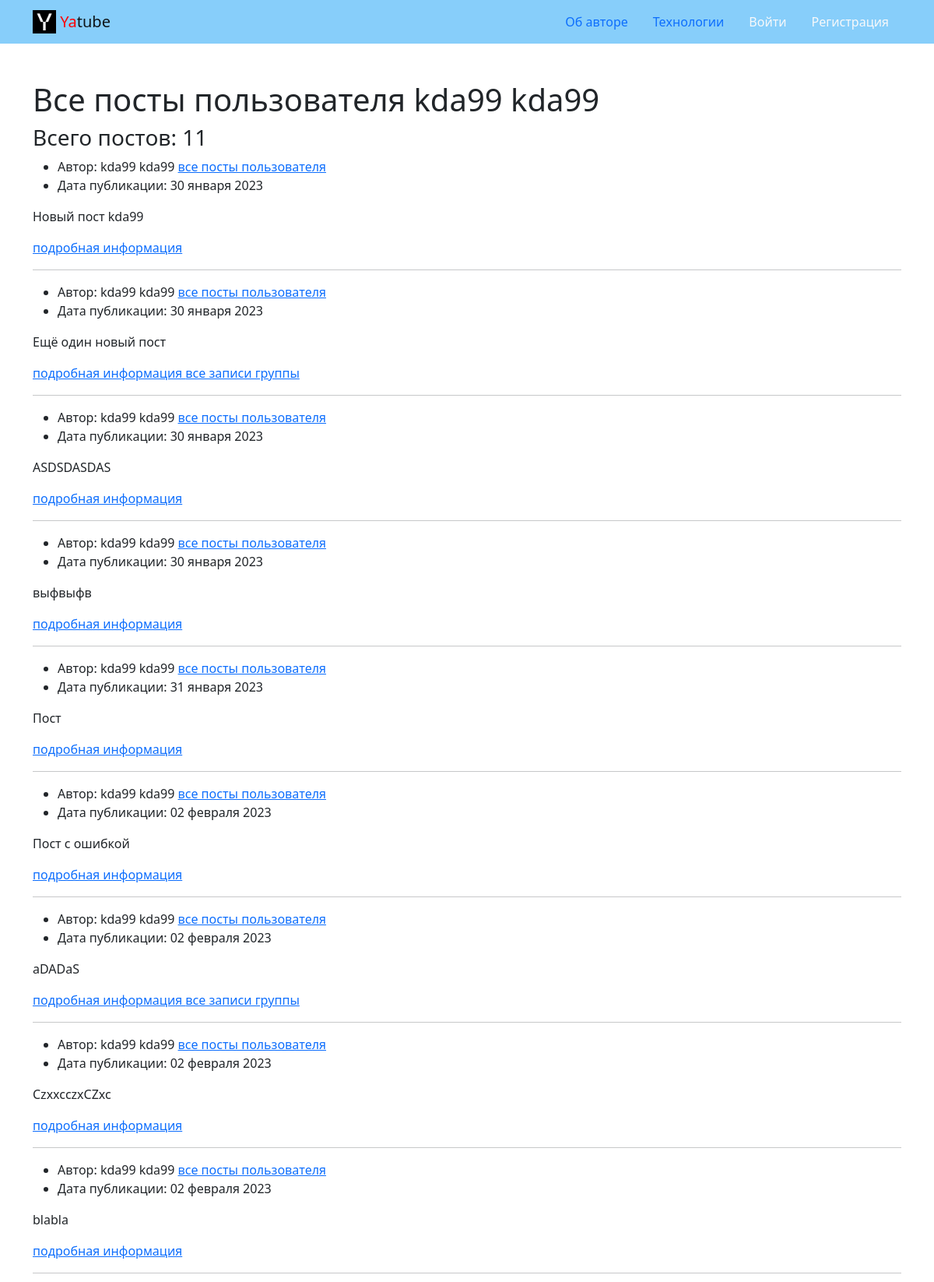
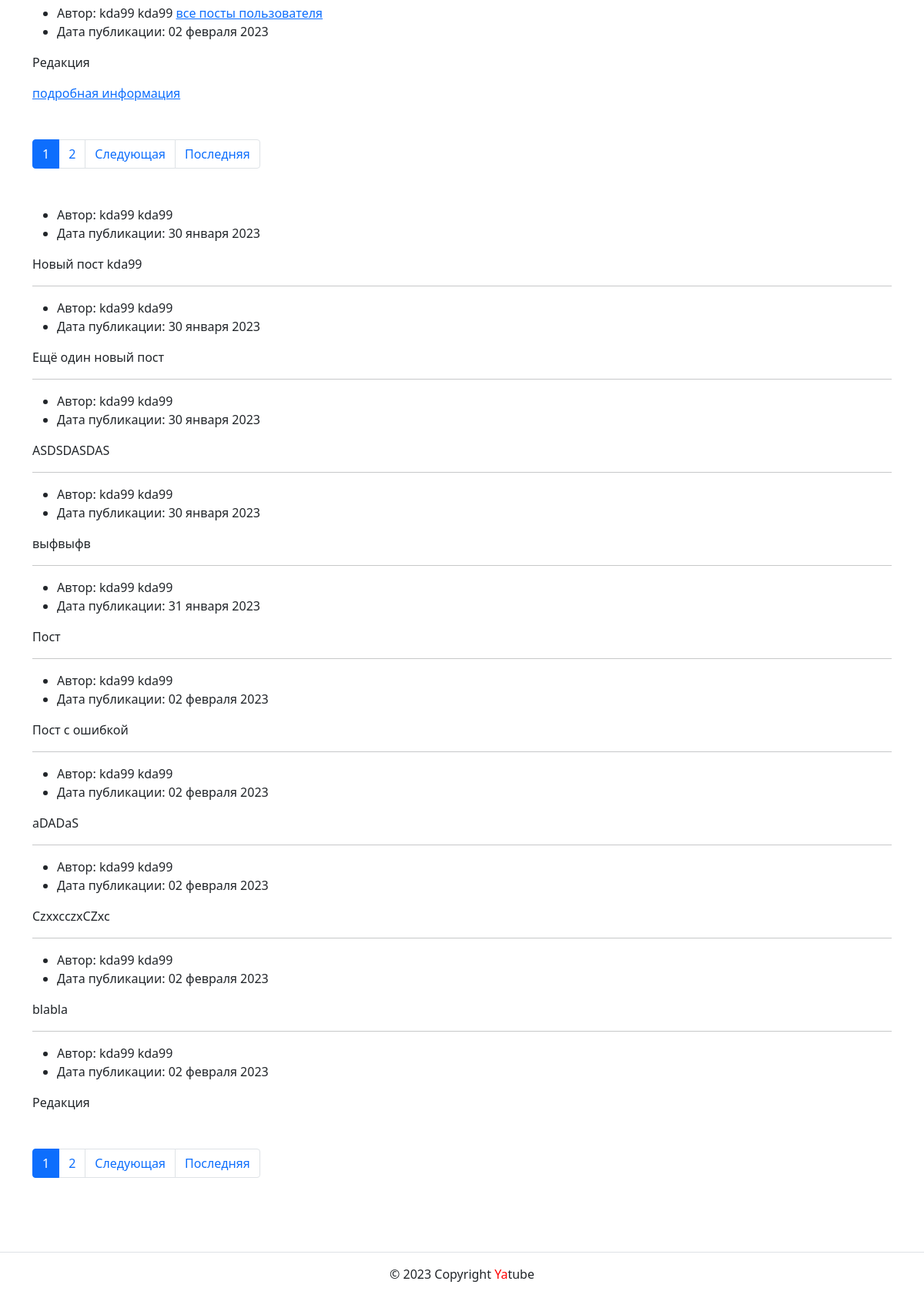
Page /profile/kda99/ on the committed database (2 pictures, top to bottom).
### posts/models.py (models this page shows)
class Post(models.Model):
    text = models.TextField(verbose_name='Текст')
    pub_date = models.DateTimeField(auto_now_add=True)
    author = models.ForeignKey(
        User,
        on_delete=models.CASCADE,
        related_name='posts'
    )
    group = models.ForeignKey(
        Group,
        on_delete=models.SET_NULL,
        blank=True,
        null=True,
        related_name='posts',
        verbose_name='Группа',
    )

### posts/views.py (the view)
# urls.py: path('profile/<str:username>/', views.profile, name='profile'),
def profile(request, username):
    user = get_object_or_404(User, username=username)
    post_list = Post.objects.all().filter(author__exact=user)
    page_obj = my_paginator(request, post_list)
    context = {
        'author': user,
        'page_obj': page_obj,
    }
    return render(request, 'posts/profile.html', context)

### core/context_processors/year.py (called while the page is built)
def year(request):
    currentYear = datetime.now().year
    return {'year': currentYear}

### posts/utils.py (called while the page is built)
def my_paginator(request, post_list):
    paginator = Paginator(post_list, 10)
    page_number = request.GET.get('page')
    return paginator.get_page(page_number)

### templates/posts/profile.html (shortened to what this page needs)
{% extends 'base.html' %}
{% block content %}
<h1>Все посты пользователя {{author.get_full_name}} </h1>
<h3>Всего постов: {{author.posts.count}} </h3>
{% for post in page_obj %}
  <article>
  <ul>
    <li>
        Автор: {{ post.author.get_full_name }}
     <a href="{% url 'posts:profile' post.author.username %}">все посты пользователя</a>
    </li>
    <li>
      Дата публикации: {{ post.pub_date|date:"d E Y" }}
    </li>
  </ul>
  <p>{{ post.text|linebreaksbr }}</p>
  <a href="{% url 'posts:post_detail' post.id %}">подробная информация </a>
  {% if post.group %}
    <a href="{% url 'posts:group_list' post.group.slug %}">все записи группы</a>
  {% endif %}
  </article>
  {% if not forloop.last %}<hr>{% endif %}
{% endfor %}
{% include 'posts/includes/paginator.html' %}
{% for post in page_obj %}
  {% include 'includes/post.html' %}
  {% if not forloop.last %}<hr>{% endif %}
{% endfor %}
{% include 'posts/includes/paginator.html' %}
{% endblock %}

### templates/includes/post.html
<article>
  <ul>
    <li>
      Автор: {{ post.author.get_full_name }}
    </li>
    <li>
      Дата публикации: {{ post.pub_date|date:"d E Y" }}
    </li>
  </ul>
  <p>{{ post.text|linebreaksbr }}</p>
  </article>

### rows in the picture
Post: author.get_full_name "kda99 kda99", pub_date "30 января 2023", text "Новый пост kda99"
Post: author.get_full_name "kda99 kda99", pub_date "30 января 2023", text "Ещё один новый пост", shows "все записи группы"
Post: author.get_full_name "kda99 kda99", pub_date "30 января 2023", text "ASDSDASDAS"
Post: author.get_full_name "kda99 kda99", pub_date "30 января 2023", text "выфвыфв"
Post: author.get_full_name "kda99 kda99", pub_date "31 января 2023", text "Пост"
Post: author.get_full_name "kda99 kda99", pub_date "02 февраля 2023", text "Пост с ошибкой"
Post: author.get_full_name "kda99 kda99", pub_date "02 февраля 2023", text "aDADaS", shows "все записи группы"
Post: author.get_full_name "kda99 kda99", pub_date "02 февраля 2023", text "CzxxcczxCZxc"
Post: author.get_full_name "kda99 kda99", pub_date "02 февраля 2023", text "blabla"
Post: author.get_full_name "kda99 kda99", pub_date "02 февраля 2023", text "Редакция"

### other values in the picture
{{ author.get_full_name }} "kda99 kda99"
{{ author.posts.count }} "11"
{{ i }} "1" "1"
{{ i }} "2" "2"
